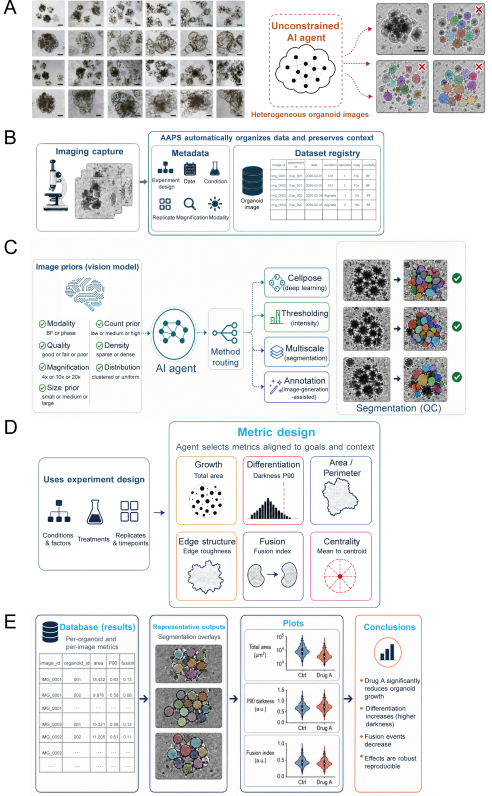
#> input picture publication/integrated_manuscript/figures_svg/assets/morphology_workflow_reference.png, 983 x 1591 px (shown at 1/2 size)
$ python build_figure3_original_faithful.py
#> lines starting #> are read from the running program, lines starting #| are printed output that depends on the picture
"""Faithful editable reconstruction of the original five-panel AAPS figure."""

from pathlib import Path

from PIL import Image


HERE=Path(__file__).resolve().parent; ASSETS=HERE.parent/"assets"
SRC=ASSETS/"morphology_workflow_reference.png"
OUT=HERE/"figure3_original_faithful_editable.svg"
W,H=983,1591


def crop_assets():
    im=Image.open(SRC).convert("RGB")
    crops={
        "faithful_A_montage.png":(62,0,493,240),
        "faithful_A_examples.png":(746,0,978,225),
        "faithful_B_capture.png":(74,305,278,463),
        "faithful_C_qc.png":(685,500,962,825),
        "faithful_E_outputs.png":(300,1260,455,1575),
    }
    for name,box in crops.items(): im.crop(box).save(ASSETS/name,quality=95)
#> this loop made 5 passes
#> pass 1, in crop_assets, `for name,box in crops.items(): im.crop(box).save(ASSETS/name,quality=95)`:
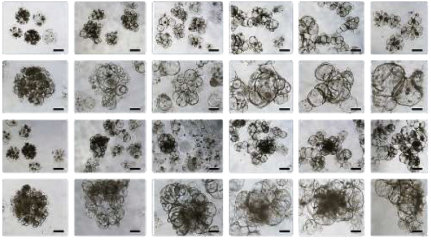
#> saved as faithful_A_montage.png: PIL image 431x240 RGB; mean R, G, B 176.9, 176.6, 175.3
#> pass 2, in crop_assets, `for name,box in crops.items(): im.crop(box).save(ASSETS/name,quality=95)`:
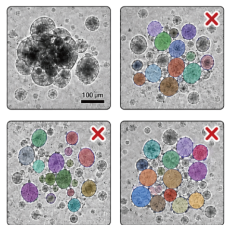
#> saved as faithful_A_examples.png: PIL image 232x225 RGB; mean R, G, B 176.2, 174.5, 175.6


def tx(x,y,s,cls="body",anchor="start"):
    from xml.sax.saxutils import escape
    return f'<text x="{x}" y="{y}" class="{cls}" text-anchor="{anchor}">{escape(s)}</text>'


def ml(x,y,lines,cls="body",anchor="start",dy=16):
    from xml.sax.saxutils import escape
    spans=''.join(f'<tspan x="{x}" dy="{0 if i==0 else dy}">{escape(v)}</tspan>' for i,v in enumerate(lines))
    return f'<text x="{x}" y="{y}" class="{cls}" text-anchor="{anchor}">{spans}</text>'


def box(x,y,w,h,cls="box",rx=10): return f'<rect x="{x}" y="{y}" width="{w}" height="{h}" rx="{rx}" class="{cls}"/>'
def arr(x1,y1,x2,y2,cls="arrow"): return f'<path d="M{x1} {y1} L{x2} {y2}" class="{cls}"/>'


def network(x,y):
#> called with x = 570, y = 100
    pts=[(0,24),(20,5),(42,18),(62,0),(80,25),(58,42),(32,38),(12,51)]
    edges=[(0,1),(1,2),(2,3),(3,4),(4,5),(5,6),(6,7),(7,0),(0,2),(2,5),(1,6),(3,6)]
    s=[f'<g transform="translate({x} {y})">']
    for a,b in edges:s.append(f'<line x1="{pts[a][0]}" y1="{pts[a][1]}" x2="{pts[b][0]}" y2="{pts[b][1]}" stroke="#173d55" stroke-width="1.5"/>')
    for px,py in pts:s.append(f'<circle cx="{px}" cy="{py}" r="4" fill="#173d55"/>')
    s.append('</g>'); return ''.join(s)


def metric(x,y,title,subtitle,kind,color):
    s=[f'<g id="metric-{kind}">{box(x,y,120,140,"metric")}',tx(x+60,y+22,title,"small-bold","middle"),tx(x+60,y+40,subtitle,"tiny","middle")]
    if kind=="growth":
        s.append(f'<circle cx="{x+60}" cy="{y+91}" r="35" fill="none" stroke="{color}" stroke-width="2"/>');
        for i in range(12): s.append(f'<circle cx="{x+35+(i%4)*17}" cy="{y+65+(i//4)*22}" r="4" fill="{color}"/>')
    elif kind=="dark":
        for i,hv in enumerate([15,24,37,52,63,50,35,22]): s.append(f'<rect x="{x+25+i*9}" y="{y+125-hv}" width="7" height="{hv}" fill="{color}"/>')
    elif kind in {"shape","edge"}:
        s.append(f'<path d="M{x+30} {y+115} C{x+18} {y+80} {x+42} {y+58} {x+68} {y+65} C{x+95} {y+48} {x+110} {y+83} {x+96} {y+111} C{x+72} {y+133} {x+45} {y+126} {x+30} {y+115}Z" fill="#f3f7f8" stroke="{color}" stroke-width="2"/>')
    elif kind=="fusion":
        s.append(f'<ellipse cx="{x+40}" cy="{y+95}" rx="23" ry="32" fill="#eef4f6" stroke="{color}" stroke-width="2"/><ellipse cx="{x+88}" cy="{y+95}" rx="23" ry="32" fill="#eef4f6" stroke="{color}" stroke-width="2"/>');s.append(arr(x+64,y+95,x+70,y+95))
    else:
        s.append(f'<circle cx="{x+60}" cy="{y+93}" r="37" fill="none" stroke="{color}" stroke-width="2"/><circle cx="{x+60}" cy="{y+93}" r="5" fill="{color}"/>');
        for a in range(0,360,45):
            import math
            s.append(f'<line x1="{x+60}" y1="{y+93}" x2="{x+60+35*math.cos(math.radians(a)):.1f}" y2="{y+93+35*math.sin(math.radians(a)):.1f}" stroke="{color}" stroke-width="1" stroke-dasharray="3 2"/>')
    s.append('</g>');return ''.join(s)


def build():
    crop_assets();p=[f'''<svg xmlns="http://www.w3.org/2000/svg" xmlns:xlink="http://www.w3.org/1999/xlink" width="{W}" height="{H}" viewBox="0 0 {W} {H}"><title>Original AAPS morphology figure—faithful editable reconstruction</title><defs><marker id="ah" viewBox="0 0 10 10" refX="9" refY="5" markerWidth="6" markerHeight="6" orient="auto"><path d="M0 0 L10 5 L0 10Z" fill="#173d55"/></marker><style>text{{font-family:Arial,Helvetica,sans-serif;fill:#17324a}}.panel{{font-size:32px;font-weight:500;fill:#111}}.title{{font-size:18px;font-weight:700;fill:#145075}}.body{{font-size:15px}}.small{{font-size:13px}}.small-bold{{font-size:14px;font-weight:700}}.tiny{{font-size:11px}}.box{{fill:#fff;stroke:#6c8aa0;stroke-width:1.5}}.soft{{fill:#f5fbfd;stroke:#3992a8;stroke-width:1.7}}.warn{{fill:#fff;stroke:#df4b4b;stroke-width:1.7;stroke-dasharray:5 4}}.metric{{fill:#fff;stroke:#6c8aa0;stroke-width:1.4}}.arrow{{fill:none;stroke:#173d55;stroke-width:1.8;marker-end:url(#ah)}}.dash{{fill:none;stroke:#20809b;stroke-width:1.5;stroke-dasharray:3 3;marker-end:url(#ah)}}.ref{{display:none}}</style></defs><rect width="100%" height="100%" fill="white"/><g id="original-raster-reference" class="ref"><image width="983" height="1591" xlink:href="../assets/morphology_workflow_reference.png"/></g>''']
    # A
    p.append('<g id="panel-A">'+tx(5,32,"A","panel")+'<image x="65" y="4" width="425" height="232" preserveAspectRatio="xMidYMid slice" xlink:href="../assets/faithful_A_montage.png"/>')
    p.append(box(540,28,145,185,"warn"));p.append(ml(612,62,["Unconstrained","AI agent"],"title","middle",22));p.append(network(570,100));p.append(tx(612,248,"Heterogeneous organoid images","small-bold","middle"));
    p.append(arr(690,80,744,55,"dash"));p.append(arr(690,110,744,110,"dash"));p.append(arr(690,140,744,170,"dash"));p.append('<image x="748" y="0" width="230" height="220" preserveAspectRatio="xMidYMid meet" xlink:href="../assets/faithful_A_examples.png"/>');p.append('</g>')
    # B
    p.append('<g id="panel-B">'+tx(5,287,"B","panel")+box(72,287,205,177)+'<image x="88" y="307" width="170" height="143" preserveAspectRatio="xMidYMid meet" xlink:href="../assets/faithful_B_capture.png"/>')
    p.append(arr(280,375,298,375));p.append(box(296,263,470,207,"soft"));p.append(tx(531,281,"AAPS automatically organizes data and preserves context","title","middle"));p.append(box(304,289,155,165));p.append(tx(381,312,"Metadata","title","middle"));p.append(ml(381,340,["Experiment design","Date","Condition","Replicate","Magnification","Modality"],"tiny","middle",19));p.append(box(467,289,290,165));p.append(tx(612,312,"Dataset registry","title","middle"));
    # editable registry
    for yy in range(335,440,21):p.append(f'<line x1="535" y1="{yy}" x2="742" y2="{yy}" stroke="#8296a1" stroke-width=".8"/>')
    for xx in range(535,743,41):p.append(f'<line x1="{xx}" y1="325" x2="{xx}" y2="440" stroke="#8296a1" stroke-width=".8"/>')
    p.append(tx(638,328,"image ID   experiment   date   condition   replicate","tiny","middle"));p.append('</g>')
    # C
    p.append('<g id="panel-C">'+tx(5,508,"C","panel")+box(66,519,220,308)+tx(176,542,"Image priors (vision model)","title","middle")+network(132,570));p.append(ml(88,660,["✓ Modality","✓ Quality","✓ Magnification","✓ Size prior"],"small","start",43));p.append(ml(190,660,["✓ Count prior","✓ Density","✓ Distribution"],"small","start",43));p.append(arr(288,690,306,690,"dash"));p.append('<circle cx="350" cy="690" r="52" fill="#f5fbfd" stroke="#20809b" stroke-width="2"/>');p.append(network(311,665));p.append(tx(350,760,"AI agent","title","middle"));p.append(arr(404,690,418,690,"dash"));p.append(box(418,620,72,142,"soft"));p.append(ml(454,675,["Method","routing"],"title","middle",24));
    methods=[("Cellpose","deep learning"),("Thresholding","intensity"),("Multiscale","segmentation"),("Annotation","image-generation assisted")]
    for i,(a,b) in enumerate(methods):y=536+i*67;p.append(box(528,y,132,58,"box"));p.append(tx(594,y+24,a,"small-bold","middle"));p.append(tx(594,y+45,b,"tiny","middle"));p.append(f'<path d="M490 690 H510 V{y+29} H525" class="dash"/>')
    p.append('<image x="675" y="485" width="285" height="340" preserveAspectRatio="xMidYMid meet" xlink:href="../assets/faithful_C_qc.png"/>');p.append('</g>')
    # D
    p.append('<g id="panel-D">'+tx(5,870,"D","panel")+box(78,915,220,225)+tx(188,965,"Uses experiment design","title","middle")+ml(188,1060,["Conditions & factors","Treatments","Replicates & timepoints"],"small","middle",38));p.append(arr(305,1030,337,1030));p.append(box(337,843,423,372,"soft"));p.append(tx(548,875,"Metric design","title","middle"));p.append(tx(548,900,"Agent selects metrics aligned to goals and context","small","middle"));p.append(metric(352,913,"Growth","Total area","growth","#c68c34"));p.append(metric(485,913,"Differentiation","Darkness P90","dark","#dc5a61"));p.append(metric(618,913,"Area / Perimeter","Shape","shape","#557fc2"));p.append(metric(420,1065,"Edge structure","Edge roughness","edge","#dc7c4f"));p.append(metric(553,1065,"Fusion","Fusion index","fusion","#8754b7"));p.append(metric(686,1065,"Centrality","Mean to centroid","central","#e55590"));p.append('</g>')
    # E
    p.append('<g id="panel-E">'+tx(5,1260,"E","panel")+box(70,1230,208,345)+tx(174,1257,"Database (results)","title","middle")+tx(174,1280,"Per-organoid and per-image metrics","small","middle"));
    for yy in range(1310,1550,30):p.append(f'<line x1="80" y1="{yy}" x2="268" y2="{yy}" stroke="#8296a1" stroke-width=".8"/>')
    for xx in [80,126,172,218,268]:p.append(f'<line x1="{xx}" y1="1300" x2="{xx}" y2="1550" stroke="#8296a1" stroke-width=".8"/>')
    p.append(tx(174,1322,"image_id   organoid_id   area   P90   fusion","tiny","middle"));p.append(arr(281,1400,298,1400));p.append(box(300,1230,155,345));p.append(tx(377,1257,"Representative outputs","title","middle"));p.append('<image x="310" y="1280" width="135" height="270" preserveAspectRatio="xMidYMid slice" xlink:href="../assets/faithful_E_outputs.png"/>');p.append(arr(458,1400,482,1400));p.append(box(482,1230,205,345));p.append(tx(584,1257,"Plots","title","middle"));
    for i in range(3):y=1290+i*85;p.append(f'<rect x="495" y="{y}" width="180" height="72" fill="#fff" stroke="#6c8aa0"/><path d="M510 {y+55} C540 {y+35} 565 {y+15} 610 {y+40} C635 {y+55} 650 {y+25} 665 {y+30}" fill="none" stroke="#315d8a" stroke-width="2"/>')
    p.append(arr(690,1400,710,1400));p.append(box(710,1230,135,345));p.append(tx(777,1257,"Conclusions","title","middle"));p.append(ml(725,1320,["• growth response","• differentiation","• fusion events","• robust effects"],"small","start",55));p.append('</g></svg>');return '\n'.join(p)


if __name__=="__main__":OUT.write_text(build(),encoding="utf-8");print(OUT)

$ run again, with publication/integrated_manuscript/figures_svg/assets/viability_model_reference.png copied over publication/integrated_manuscript/figures_svg/assets/morphology_workflow_reference.png
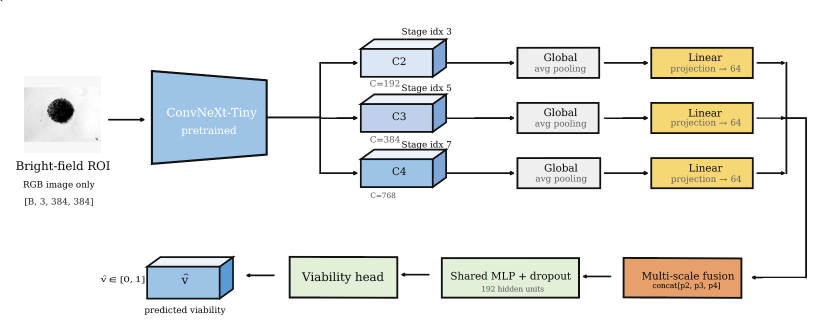
#> input picture publication/integrated_manuscript/figures_svg/assets/viability_model_reference.png, 1660 x 654 px (shown at 1/2 size)
#> in crop_assets, im is the input picture: PIL image 1660x654 RGB; mean R, G, B 235.2, 235.9, 233.7
#> the loop in crop_assets, `for name,box in crops.items(): im.crop(box).save(ASSETS/name,quality=95)` made 5 passes
#> pass 1, in crop_assets, `for name,box in crops.items(): im.crop(box).save(ASSETS/name,quality=95)`:
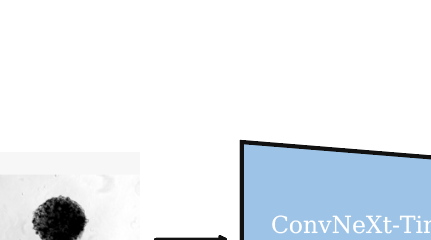
#> saved as faithful_A_montage.png: PIL image 431x240 RGB; mean R, G, B 231.6, 237.4, 242.7
#> pass 2, in crop_assets, `for name,box in crops.items(): im.crop(box).save(ASSETS/name,quality=95)`:
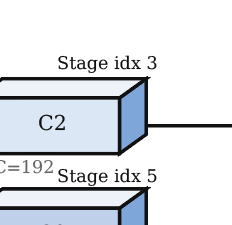
#> saved as faithful_A_examples.png: PIL image 232x225 RGB; mean R, G, B 222.7, 226.3, 231.1
